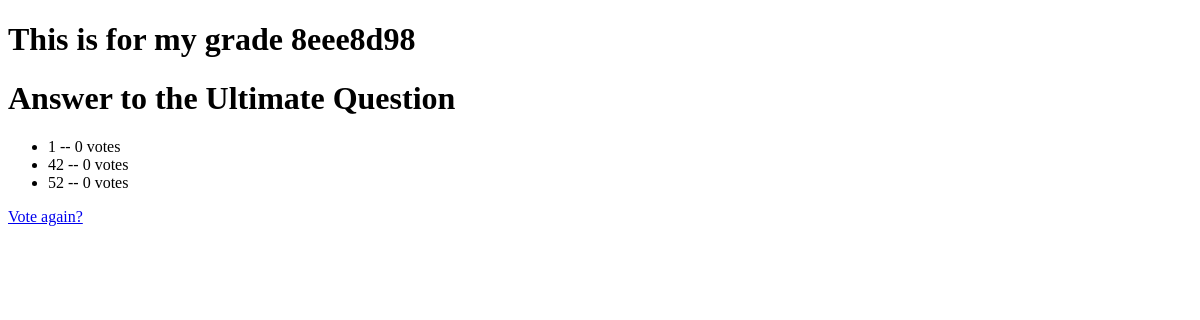
The page /polls/2/results/ on the database as committed earlier.
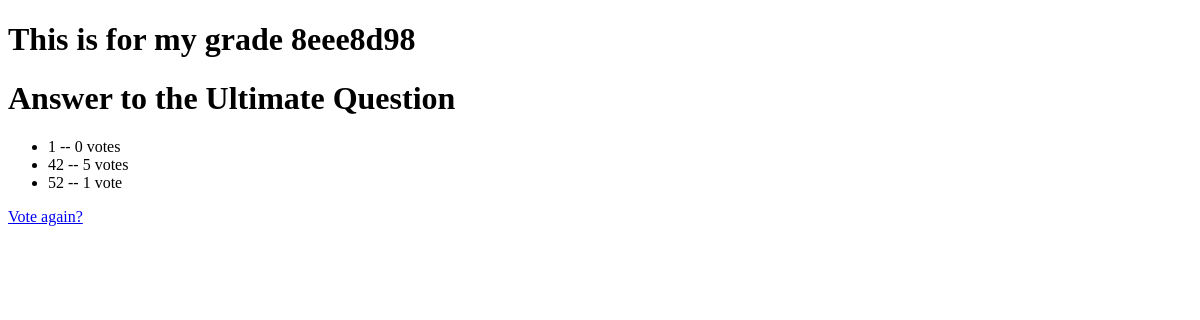
The same page on the database as committed later.
### polls/models.py (models this page shows, shortened)
class Question(models.Model):
    question_text = models.CharField(max_length=200)
    pub_date = models.DateTimeField('date published')

class Choice(models.Model):
    question = models.ForeignKey(Question, on_delete=models.CASCADE)
    choice_text = models.CharField(max_length=200)
    votes = models.IntegerField(default=0)

### polls/views.py (the view)
# urls.py: path('<int:pk>/results/', views.ResultsView.as_view(), name='results'),
class ResultsView(generic.DetailView):
    model = Question
    template_name = 'polls/results.html'

### polls/templates/polls/results.html (shortened to what this page needs)
<!DOCTYPE html>
<html>
  <head>
  </head>
  <body>
    <h1> This is for my grade 8eee8d98 </h1>
    <h1>{{ question.question_text }}</h1>
    <ul>
    {% for choice in question.choice_set.all %}
        <li>{{ choice.choice_text }} -- {{ choice.votes }} vote{{ choice.votes|pluralize }}</li>
    {% endfor %}
    </ul>
    <a href="{% url 'polls:detail' question.id %}">Vote again?</a>
  </body>
</html>

Rows that differ between the two databases and show on the page:
changed Choice (number 2 of 3 on the later page): votes "0" → "5"
changed Choice (number 3 of 3 on the later page): votes "0" → "1"
